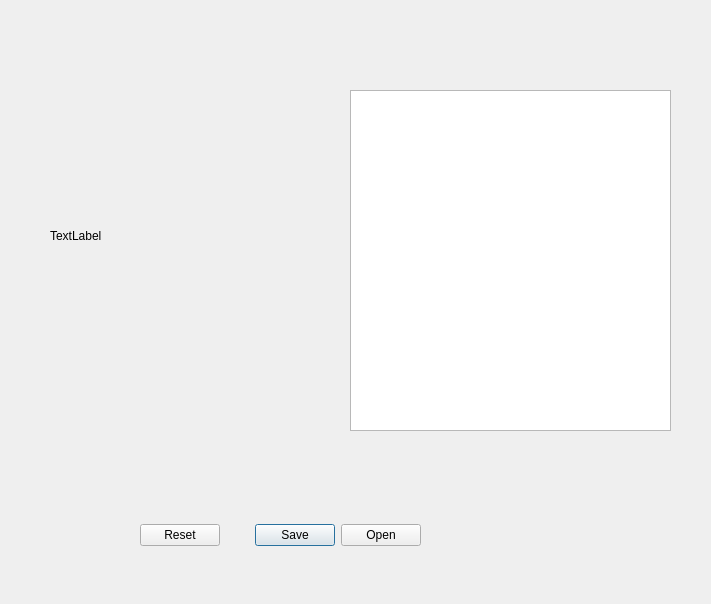
<?xml version="1.0" encoding="UTF-8"?>
<ui version="4.0">
 <class>form_bauman</class>
 <widget class="QWidget" name="form_bauman">
  <property name="geometry">
   <rect>
    <x>0</x>
    <y>0</y>
    <width>711</width>
    <height>604</height>
   </rect>
  </property>
  <property name="windowTitle">
   <string>Form</string>
  </property>
  <widget class="QLabel" name="label">
   <property name="geometry">
    <rect>
     <x>50</x>
     <y>120</y>
     <width>231</width>
     <height>231</height>
    </rect>
   </property>
   <property name="text">
    <string>TextLabel</string>
   </property>
   <property name="scaledContents">
    <bool>true</bool>
   </property>
  </widget>
  <widget class="QTextEdit" name="textEdit">
   <property name="geometry">
    <rect>
     <x>350</x>
     <y>90</y>
     <width>321</width>
     <height>341</height>
    </rect>
   </property>
  </widget>
  <widget class="QDialogButtonBox" name="buttonBox">
   <property name="geometry">
    <rect>
     <x>140</x>
     <y>500</y>
     <width>281</width>
     <height>71</height>
    </rect>
   </property>
   <property name="standardButtons">
    <set>QDialogButtonBox::Open|QDialogButtonBox::Reset|QDialogButtonBox::Save</set>
   </property>
  </widget>
 </widget>
 <resources/>
 <connections/>
</ui>
